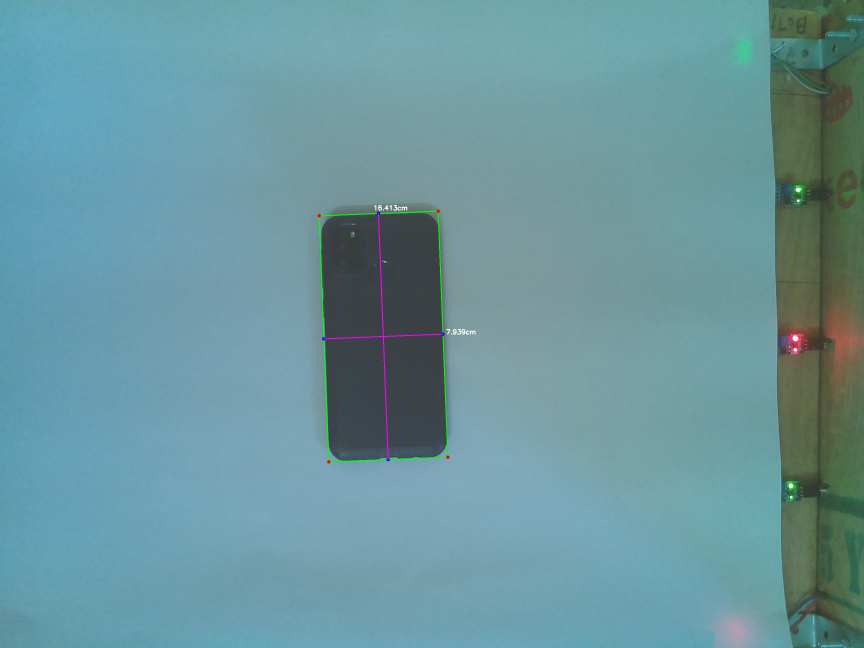
#> input picture Devices/temp_images/11948.jpg, 2592 x 1944 px, given in place of 50494.jpg, which was not available (shown at 1/3 size)
$ python camera.py   (older library calls are emulated)
#> lines starting #> are read from the running program, lines starting #| are printed output that depends on the picture; after the words box and inside, x2 and y2 are one past the last pixel; in counts of white or black regions, pixels touching at a corner belong together; pictures that were not available may be replaced by others from this repository, and a replacement may not be noted
from scipy.spatial import distance as dist
from imutils import perspective
from imutils import contours
import numpy as np
import argparse
import imutils
import cv2
import sys
from time import sleep
import subprocess
from random import randint
import os

print("Initializing Camera ...")
if not os.path.exists("temp_images"):
    os.mkdir("temp_images")


sleep(0.1)


# [6 lines left out: function discard_outlier, not called in this run]


def midpoint(ptA, ptB):
    return ((ptA[0] + ptB[0]) * 0.5, (ptA[1] + ptB[1]) * 0.5)


def capture_image(contrast, brightness):
#> called with contrast = 50, brightness = 60
    img_path = f"./temp_images/{randint(0, 100000)}.jpg"
    subprocess.run(["raspistill", "-t", "1000ms", "-sh",
                   str(contrast), "-br", str(brightness), "-o", img_path])
#> (this line was passed over: subprocess is not available in this run)
    return img_path


def get_object_size(image_path, distance_bet_cam_obj, height_of_camera, pixel_per_metric):
#> called with image_path = './temp_images/50494.jpg', distance_bet_cam_obj = 55.7, height_of_camera = 57.7, pixel_per_metric = 45.7
    image = cv2.imread(image_path)
#> image is the input picture: shape (1944, 2592, 3); mean B, G, R 157.1, 149.6, 106.3
    # a, b = [10, 40]
    # a, b = int(a*pixel_per_metric), int(b*pixel_per_metric)
    # image = image[:, a:b]
    gray = cv2.cvtColor(image, cv2.COLOR_BGR2GRAY)
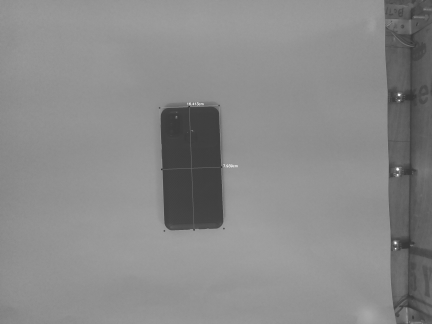
#> gray: shape (1944, 2592) (shown at 1/6 size); min 25, max 255, mean 137.5
    gray = cv2.GaussianBlur(gray, (7, 7), 0)
    edged = cv2.Canny(gray, 50, 100)
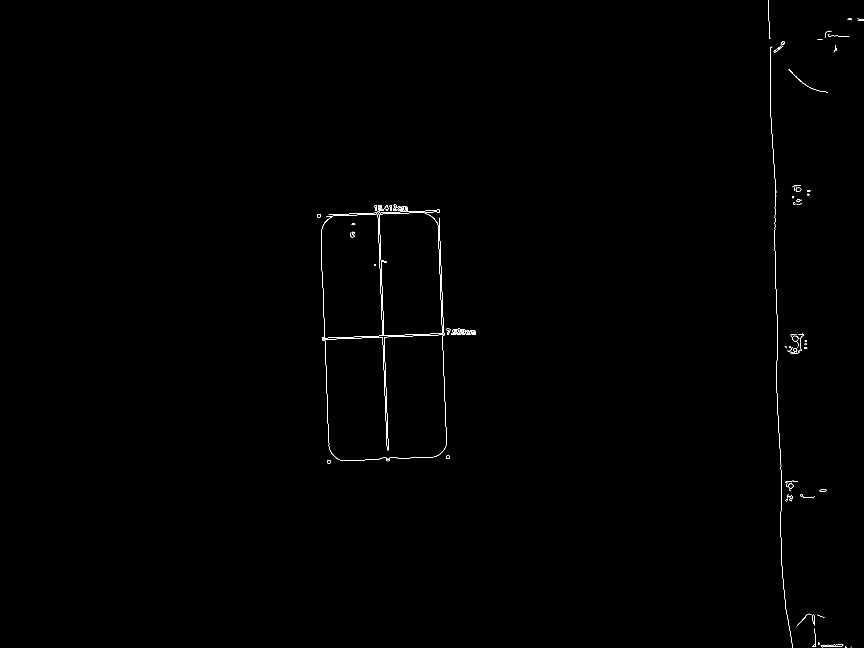
#> edged: shape (1944, 2592) (shown at 1/3 size); 0.2% white in thin lines or dots, all inside (x1, y1, x2, y2) = (952, 0, 2592, 1944)
    edged = cv2.dilate(edged, None, iterations=1)
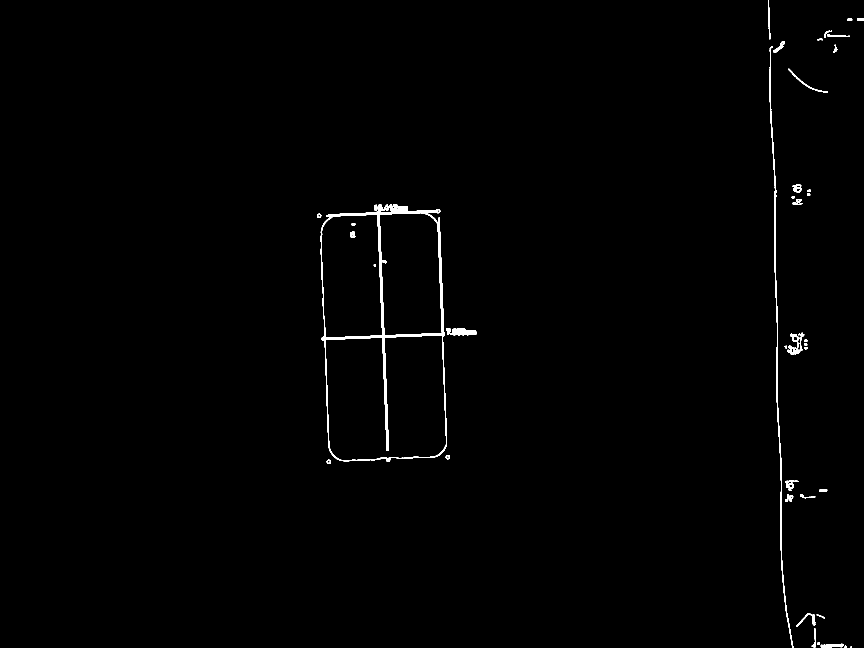
#> edged: shape (1944, 2592) (shown at 1/3 size); 0.63% white; 47 white regions (1 under 20 px), largest, box (x1, y1, x2, y2) and area: (962, 613, 1341, 1385) 16940, (2309, 139, 2380, 1944) 5711, (1352, 985, 1429, 1006) 1179
    edged = cv2.erode(edged, None, iterations=1)
    cnts = cv2.findContours(edged.copy(), cv2.RETR_EXTERNAL,
                            cv2.CHAIN_APPROX_SIMPLE)
#> cnts = 53 contours, 20 with area under 20; largest, box (x1, y1, x2, y2) and area: (963, 628, 1340, 1384) 259460, (1353, 986, 1428, 1005) 870, (1179, 614, 1223, 633) 467, (2463, 1932, 2530, 1942) 306, (2321, 124, 2354, 158) 217
    cnts = imutils.grab_contours(cnts)
    (cnts, _) = contours.sort_contours(cnts)

    d0 = height_of_camera
    d1 = distance_bet_cam_obj

    max_dim_A = float('-inf')
    max_dim_B = float('-inf')

    height, weight = gray.shape[:2]

    print("No. of Objects Detected: ", len(cnts))
#| No. of Objects Detected:  53
    maximum_cnt, max_area = None, float('-inf')
    for c in cnts:
        x, y, w, h = cv2.boundingRect(c)
        if w/pixel_per_metric > 35 or h/pixel_per_metric > 35:
            continue
        if max_area < w*h:
            max_area = w*h
            maximum_cnt = c
#> this loop made 53 passes
#> (x, y, w, h, max_area) on passes 1 to 2: (952, 642, 11, 11, 121), (963, 628, 377, 756, 285012)
#> after the loop, max_area = 285012; maximum_cnt = contour of 394 points, box (x1, y1, x2, y2) (963, 628, 1340, 1384), area 259460

    cnts = [maximum_cnt]
#> cnts = 1 contour; box (x1, y1, x2, y2) and area: (963, 628, 1340, 1384) 259460
    print("Filtered contour", len(cnts))
#| Filtered contour 1

    for c in cnts:
        x, y, w, h = cv2.boundingRect(c)
        # print(w, h)
        orig = image.copy()
        box = cv2.minAreaRect(c)
        box = cv2.cv.BoxPoints(box) if imutils.is_cv2() else cv2.boxPoints(box)
        box = np.array(box, dtype="int")

        box = perspective.order_points(box)
        cv2.drawContours(orig, [box.astype("int")], -1, (0, 255, 0), 2)

        for (x, y) in box:
            cv2.circle(orig, (int(x), int(y)), 5, (0, 0, 255), -1)

        (tl, tr, br, bl) = box
        (tltrX, tltrY) = midpoint(tl, tr)
        (blbrX, blbrY) = midpoint(bl, br)

        (tlblX, tlblY) = midpoint(tl, bl)
        (trbrX, trbrY) = midpoint(tr, br)

        cv2.circle(orig, (int(tltrX), int(tltrY)), 5, (255, 0, 0), -1)
        cv2.circle(orig, (int(blbrX), int(blbrY)), 5, (255, 0, 0), -1)
        cv2.circle(orig, (int(tlblX), int(tlblY)), 5, (255, 0, 0), -1)
        cv2.circle(orig, (int(trbrX), int(trbrY)), 5, (255, 0, 0), -1)

        cv2.line(orig, (int(tltrX), int(tltrY)), (int(blbrX), int(blbrY)),
                 (255, 0, 255), 2)
        cv2.line(orig, (int(tlblX), int(tlblY)), (int(trbrX), int(trbrY)),
                 (255, 0, 255), 2)

        dA = dist.euclidean((tltrX, tltrY), (blbrX, blbrY))
        dB = dist.euclidean((tlblX, tlblY), (trbrX, trbrY))

        pixelsPerMetric = round(pixel_per_metric, 4)

        dimA = (dA * d1) / (pixelsPerMetric * d0)
        dimB = (dB * d1) / (pixelsPerMetric * d0)

        cv2.putText(orig, "{:.3f}cm".format(dimA),
                    (int(tltrX - 15), int(tltrY - 10)), cv2.FONT_HERSHEY_SIMPLEX,
                    0.65, (255, 255, 255), 2)
        cv2.putText(orig, "{:.3f}cm".format(dimB),
                    (int(trbrX + 10), int(trbrY)), cv2.FONT_HERSHEY_SIMPLEX,
                    0.65, (255, 255, 255), 2)

        cv2.imwrite(f"./temp_images/{randint(0, 100000)}.jpg", orig)
        # cv2.imshow("Image", orig)
        # cv2.waitKey(0)

        max_dim_A = max(max_dim_A, dimA)
        max_dim_B = max(max_dim_B, dimB)
#> this loop made 1 pass
#> (w, h, tl, tr, br, bl) on pass 1: (377, 756, [951, 641], [1318, 627], [1347, 1376], [980, 1390])
#> pass 1, in get_object_size, `cv2.imwrite(f"./temp_images/{randint(0, 100000)}.jpg", orig)`:
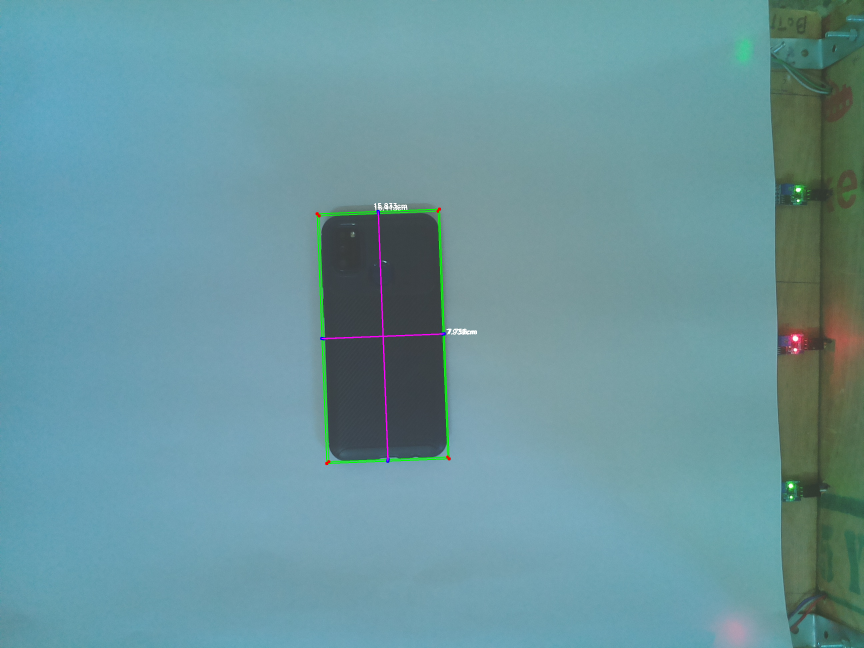
#> saved as 99346.jpg: shape (1944, 2592, 3) (shown at 1/3 size); mean B, G, R 157, 149.8, 106.3

    return {"length": max(max_dim_A, max_dim_B), "breadth": min(max_dim_A, max_dim_B)}
    # [34 lines of commented-out code are left out]


def get_length_width(image_path, height):

    height_of_camera = 57.7
    object_to_camera = height_of_camera - height
    pixel_per_metric = 45.7
    object_size = get_object_size(image_path,
                                  object_to_camera, height_of_camera, pixel_per_metric)
#> object_size = {'length': 15.83, 'breadth': 7.76}
    return object_size["length"], object_size["breadth"]


image_path = capture_image(contrast=50, brightness=60)
print(get_length_width(image_path, 2))

$ run again, on Devices/temp_images/36510.jpg
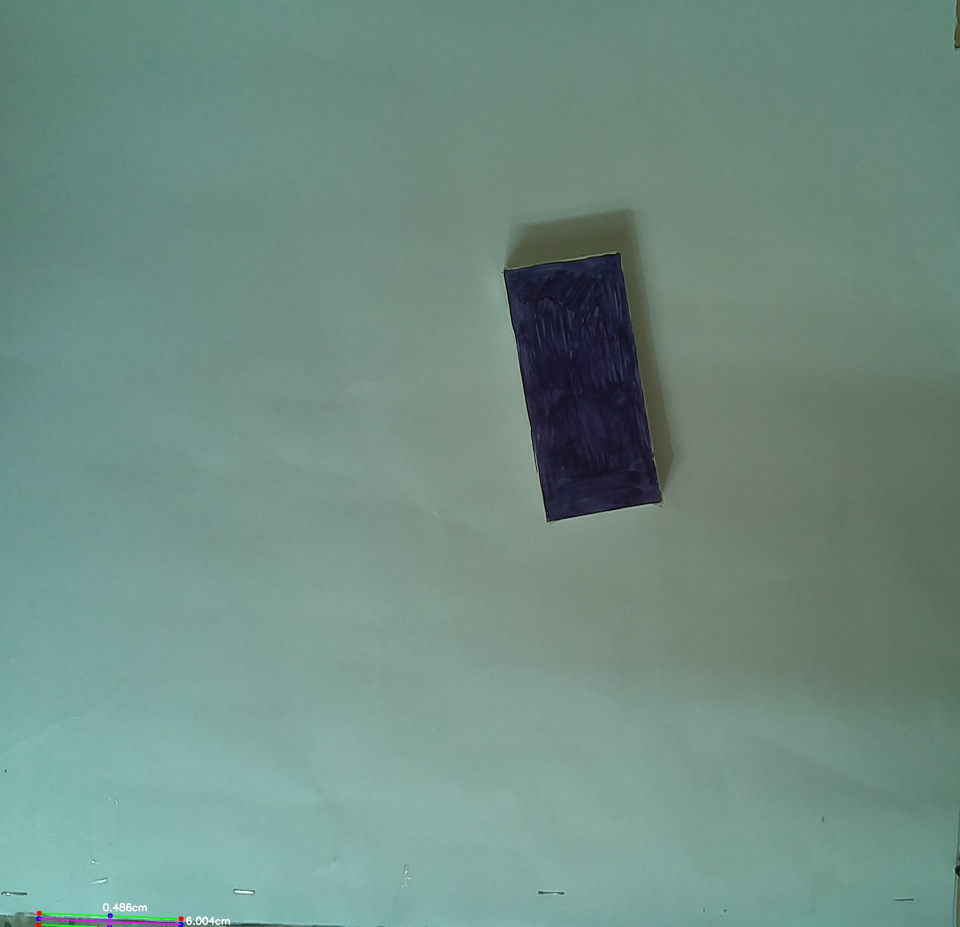
#> input picture Devices/temp_images/36510.jpg, 1919 x 1853 px, given in place of 50494.jpg, which was not available (shown at 1/2 size)
#> in get_object_size, image is the input picture: shape (1853, 1919, 3); mean B, G, R 131.9, 141.8, 112.1
#> in get_object_size, `edged = cv2.dilate(edged, None, iterations=1)`:
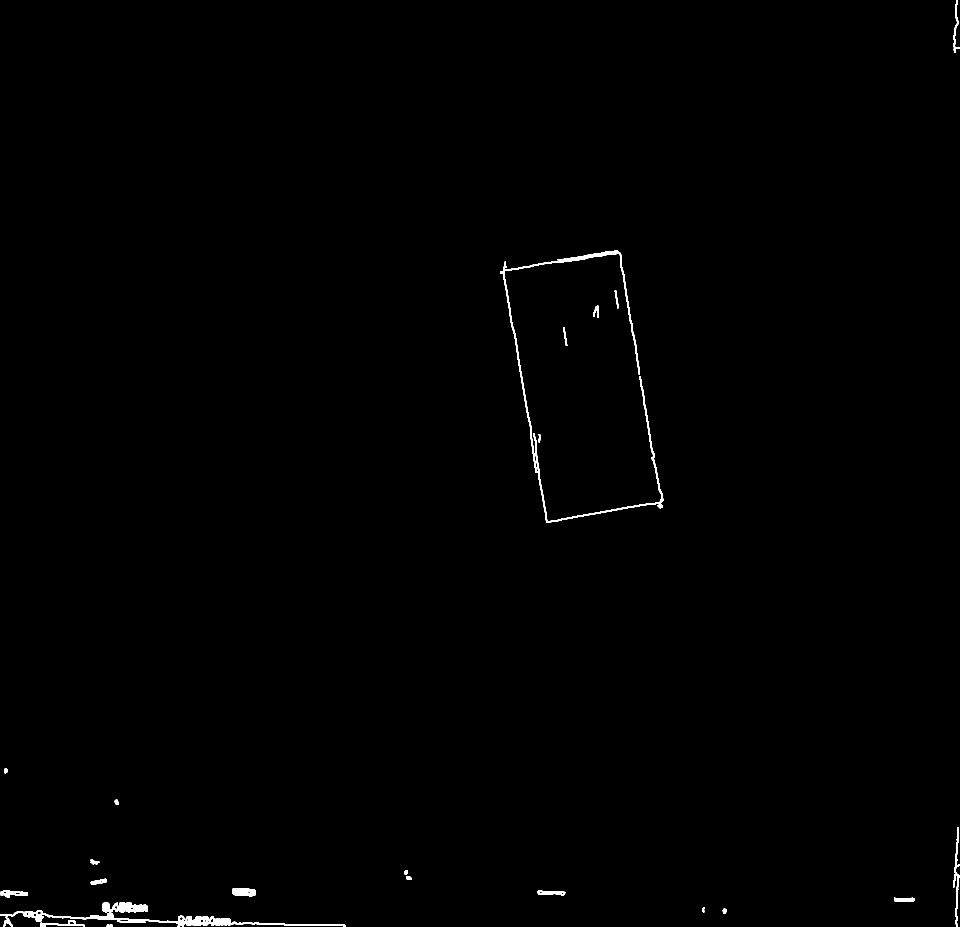
#> edged: shape (1853, 1919) (shown at 1/2 size); 0.45% white; 24 white regions, largest, box (x1, y1, x2, y2) and area: (1001, 500, 1328, 1046) 5680, (0, 1804, 691, 1853) 5635, (1906, 1654, 1919, 1853) 764
#> in get_object_size, `cnts = cv2.findContours(edged.copy(), cv2.RETR_EXTERNAL, cv2.CHAIN_APP..`: cnts = 28 contours, 11 with area under 20; largest, box (x1, y1, x2, y2) and area: (0, 1806, 472, 1853) 2039, (226, 1805, 295, 1824) 799, (1002, 501, 1327, 1045) 505, (465, 1777, 511, 1792) 504, (0, 1782, 55, 1794) 276
#| No. of Objects Detected:  28
#> the loop in get_object_size, `for c in cnts:` made 28 passes
#> (w, h, max_area) on passes 1, 16: (472, 47, 22184), (325, 544, 176800)
#> after the loop in get_object_size, `for c in cnts:`: max_area = 176800; maximum_cnt = contour of 1054 points, box (x1, y1, x2, y2) (1002, 501, 1327, 1045), area 505
#> in get_object_size, `cnts = [maximum_cnt]`: cnts = 1 contour; box (x1, y1, x2, y2) and area: (1002, 501, 1327, 1045) 505
#| Filtered contour 1
#> the loop in get_object_size, `for c in cnts:` made 1 pass
#> (w, h, tl, tr, br, bl) on pass 1: (325, 544, [998, 525], [1236, 484], [1326, 1004], [1088, 1046])
#> pass 1, in get_object_size, `cv2.imwrite(f"./temp_images/{randint(0, 100000)}.jpg", orig)`:
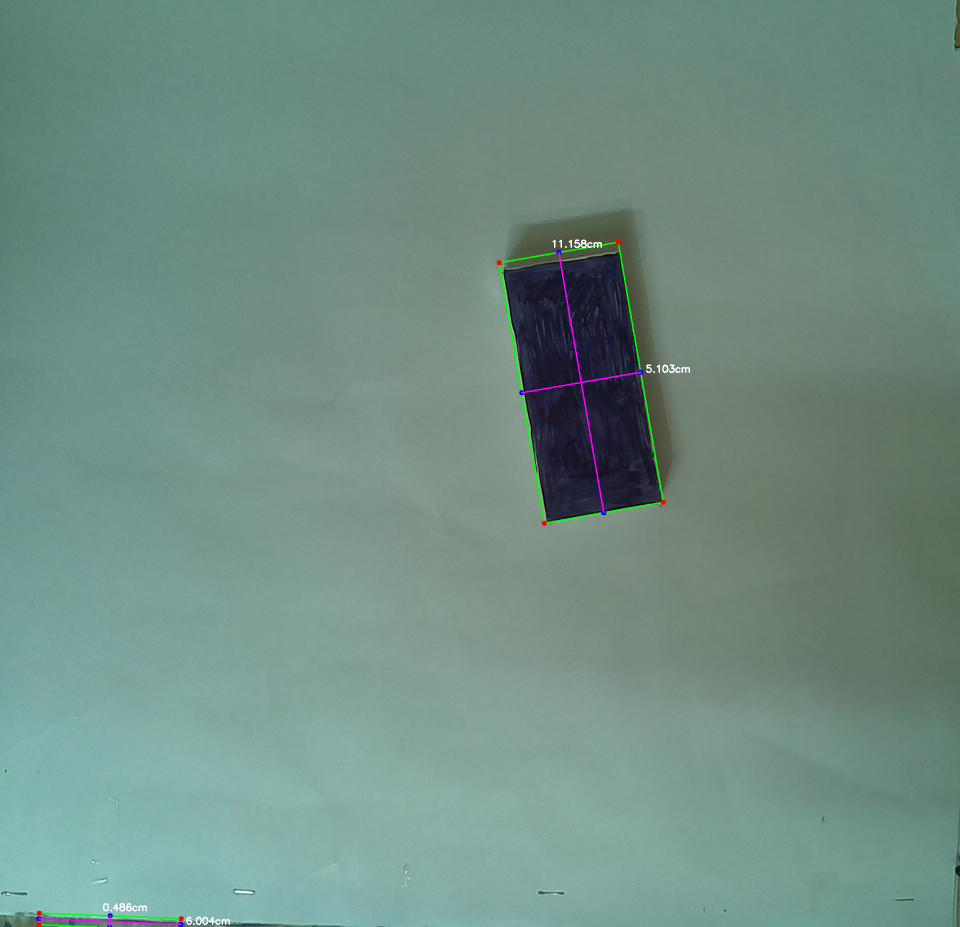
#> saved as 99346.jpg: shape (1853, 1919, 3) (shown at 1/2 size); mean B, G, R 132, 142, 112.2
#> object_size = {'length': 11.16, 'breadth': 5.1}
